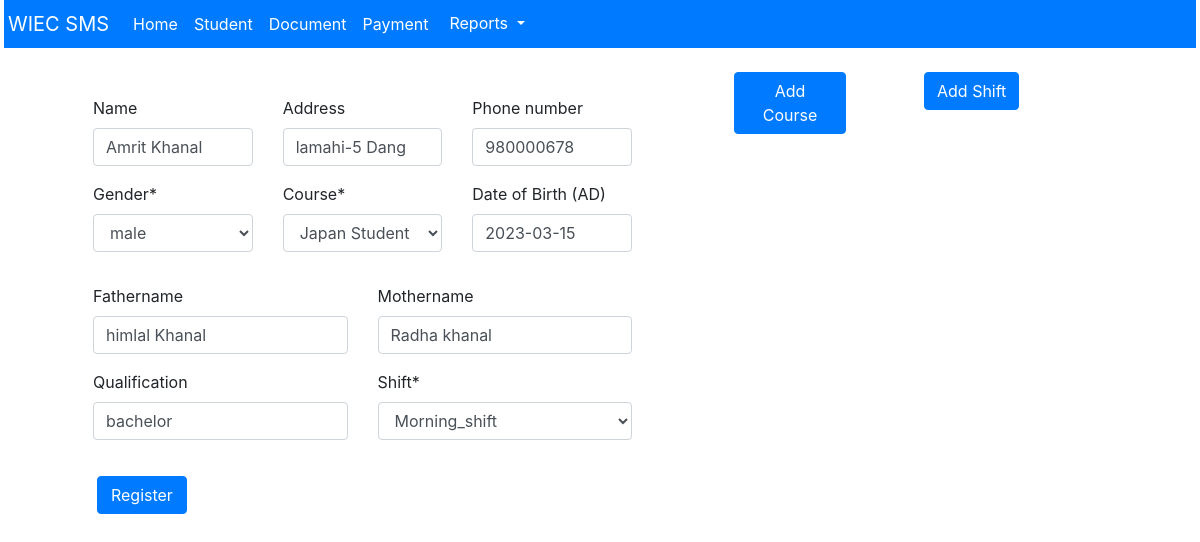
Page /edit-student/5 on the committed database.
### student/models.py (models this page shows, shortened)
class Student(models.Model):
	name =models.CharField(max_length= 50 , null = True , blank =True)
	address = models.CharField(max_length= 100 , blank=True , null=True)
	phone_number =models.CharField(max_length = 20 , blank = True , null=True)
	gender = models.ForeignKey(Gender , on_delete = models.CASCADE)
	date_of_birth = models.DateField("Date of Birth (AD)",auto_now_add = False , auto_now = False , null =True , blank = True)
	fathername = models.CharField( max_length= 100 , null = True , blank =True)
	mothername =models.CharField(max_length= 100 , blank=True , null=True)
	shift = models.ForeignKey(Shift , on_delete = models.CASCADE)
	course = models.ForeignKey(Course , on_delete = models.CASCADE)
	qualification = models.CharField(max_length= 100 , blank=True , null=True)
	refered_by = models.CharField(max_length= 100 , blank=True , null=True)

### student/views.py (the view)
# urls.py: path('edit-student/<str:pk>' , EditStudent , name ="edit-student"),
def EditStudent(request , pk):
	queryset = Student.objects.get(id =pk)
	form = StudentUpdateForm(instance = queryset)
	if request.method =="POST":
		form =StudentUpdateForm(request.POST , instance = queryset)
		if form.is_valid():
			form.save()
			return redirect('/list-student')
	context ={
	"form":form,
	}
	return render(request , "Edit_student.html" , context)

### student/forms.py
class StudentUpdateForm(forms.ModelForm):
    class Meta:
        model = Student
        fields = [ 'name' , 'address' , 'phone_number', 'gender' ,'date_of_birth', 'fathername' , 'mothername' , 'shift' , 'course' , 'qualification' , 'refered_by' ]

### student/models.py (called while the page is built)
	def __str__(self):
		return self.name

	def __str__(self):
		return self.name

	def __str__(self):
		return self.name

### student/templates/Edit_student.html (shortened to what this page needs)
{% extends 'base.html' %}
{% load crispy_forms_tags %}
{% block main %}
<div class ="container">
    <div class= "row">
    	   <div class ="col-sm-7">
    <form method="post"  class ="myForm m-5">
                <div class="row">
                    <div class="form-group col-md-4">
                        {{form.name|as_crispy_field}}
                        {{form.gender|as_crispy_field}}
                    </div>
                    <div class=" form-group col-md-4">
                    	{{form.address|as_crispy_field}}
                        {{form.course|as_crispy_field}}
                    </div>
                      <div class=" form-group col-md-4">
                    	{{form.phone_number|as_crispy_field}}
                    	{{form.date_of_birth|as_crispy_field}}
                    </div>
                </div>
                   <div class="row">
                    <div class="form-group col-md-6">
                        {{form.fathername|as_crispy_field}}
                         {{form.qualification|as_crispy_field}}
                    </div>
                    <div class=" form-group col-md-6">
                    	 {{form.mothername|as_crispy_field}}
                        {{form.shift|as_crispy_field}}
                    </div>
                </div>
            <button type="submit " class=" col-sm-2 btn btn-primary m-1" value="" />Register</button>
    </form>
    </div>
  <div class ="col-sm-2">
    	<a type ="button "  href ="{% url 'add-course'%}"class ="btn btn-primary m-4">Add Course</a>
    </div>
     <div class ="col-sm-2">
    	<a type ="button "  href ="{% url 'add-shift'%}"class ="btn btn-primary m-4">Add Shift</a>
    </div>
</div>
</div>
{% endblock %}

### rows in the picture
Student: name "Amrit Khanal", gender "male", address "lamahi-5 Dang", course "Japan Student", phone_number "980000678", date_of_birth "2023-03-15", fathername "himlal Khanal", qualification "bachelor", mothername "Radha khanal", shift "Morning_shift"
